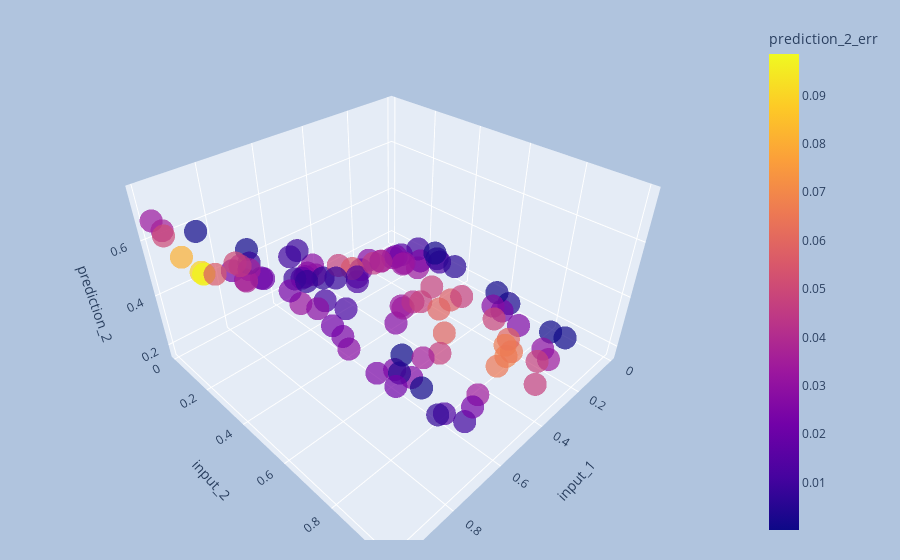

Notebook source saved alongside this figure:
### Code cell
interactive_3d_plot(val_df_normalized, 'input_1', 'input_2', 'prediction_2', 'prediction_2_err')
